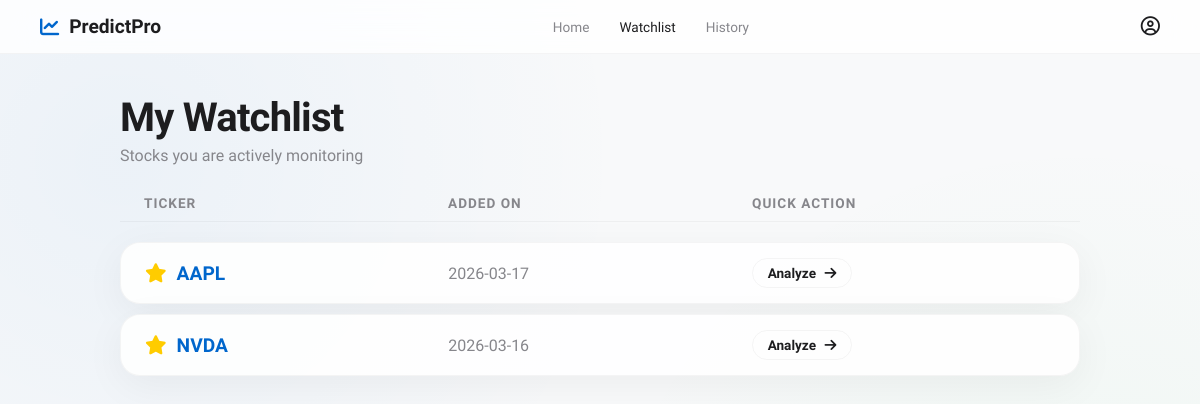
Screenshot of /watchlist with the database file from the repository.
### database.py (models this page shows)
class BaseModel(Model):
    class Meta:
        database = db

class WatchlistItem(BaseModel):
    ticker = CharField(unique=True)
    added_at = DateTimeField(default=datetime.now)

### app.py (the view)
@app.route('/watchlist')
def watchlist():
    db.connect(reuse_if_open=True)
    items = WatchlistItem.select().order_by(WatchlistItem.added_at.desc())
    watchlist_data = [{"ticker": item.ticker, "added": item.added_at.strftime('%Y-%m-%d')} for item in items]
    db.close()
    return render_template('watchlist.html', items=watchlist_data)

### templates/watchlist.html (shortened to what this page needs)
<!DOCTYPE html>
<html lang="en">
<head>
    <link rel="stylesheet" href="{{ url_for('static', filename='style.css') }}">
    <link rel="stylesheet" href="https://cdnjs.cloudflare.com/ajax/libs/font-awesome/6.4.0/css/all.min.css">
</head>
<body>
    <nav class="navbar">
        <div class="nav-logo" style="color: var(--accent-blue); display: flex; align-items: center; gap: 10px;">
            <i class="fa-solid fa-chart-line"></i>
            <span style="font-weight: 700; font-size: 1.2rem; color: var(--text-primary);">PredictPro</span>
        </div>
        <div class="nav-links">
            <a href="/">Home</a>
            <a href="/watchlist" class="active">Watchlist</a>
            <a href="/history">History</a>
        </div>
        <div class="nav-profile"><i class="fa-regular fa-user-circle"></i></div>
    </nav>
    <main class="page-container fade-in">
        <h1 class="page-title">My Watchlist</h1>
        <p class="page-subtitle">Stocks you are actively monitoring</p>
        {% if items %}
            <div class="grid-table">
                <div class="grid-header">
                    <div>Ticker</div>
                    <div>Added On</div>
                    <div>Quick Action</div>
                </div>
                {% for item in items %}
                    <div class="grid-row glass-widget">
                        <div style="font-weight: 700; font-size: 1.2rem; color: var(--accent-blue);">
                            <i class="fa-solid fa-star" style="color: #ffcc00; margin-right: 10px;"></i>{{ item.ticker }}
                        </div>
                        <div style="color: var(--text-secondary);">{{ item.added }}</div>
                        <div>
                            <a href="/?ticker={{ item.ticker }}" style="text-decoration: none;">
                                <button class="secondary-btn" style="padding: 6px 15px; font-size: 0.85rem;">
                                    Analyze <i class="fa-solid fa-arrow-right" style="margin-left: 5px;"></i>
                                </button>
                            </a>
                        </div>
                    </div>
                {% endfor %}
            </div>
        {% endif %}
    </main>
</body>
</html>

### static/style.css (style rules this page uses)
:root { --bg-main: #f8f9fa; --text-primary: #1d1d1f; --text-secondary: #86868b; --accent-blue: #0066cc; --accent-hover: #0077ed; --card-bg: rgba(255, 255, 255, 0.85); --card-border: rgba(0, 0, 0, 0.04); --card-shadow: 0 10px 40px rgba(0, 0, 0, 0.05); --success: #34c759; --success-bg: rgba(52, 199, 89, 0.1); --danger: #ff3b30; --danger-bg: rgba(255, 59, 48, 0.1); --warning: #ffcc00; }
* { box-sizing: border-box; margin: 0; padding: 0; }
body { background-color: var(--bg-main); color: var(--text-primary); font-family: 'SF Pro Display', 'Inter', -apple-system, BlinkMacSystemFont, sans-serif; min-height: 100vh; display: flex; flex-direction: column; overflow-x: hidden; background-image: radial-gradient(circle at 10% 20%, rgba(0, 102, 204, 0.05) 0%, transparent 40%), radial-gradient(circle at 90% 80%, rgba(52, 199, 89, 0.05) 0%, transparent 40%); }
.navbar { display: flex; justify-content: space-between; align-items: center; padding: 15px 40px; background: rgba(255, 255, 255, 0.8); backdrop-filter: saturate(180%) blur(20px); -webkit-backdrop-filter: blur(20px); border-bottom: 1px solid var(--card-border); position: sticky; top: 0; z-index: 100; }
.nav-links { display: flex; gap: 30px; }
.nav-links a { text-decoration: none; color: var(--text-secondary); font-size: 0.85rem; font-weight: 500; transition: color 0.2s; }
.nav-links a:hover, .nav-links a.active { color: var(--text-primary); }
.nav-logo, .nav-profile { font-size: 1.2rem; color: var(--text-primary); cursor: pointer; }
.glass-widget { background: var(--card-bg); backdrop-filter: blur(20px); -webkit-backdrop-filter: blur(20px); border: 1px solid var(--card-border); border-radius: 20px; box-shadow: var(--card-shadow); padding: 24px; }
.fade-in { animation: slideUp 0.6s cubic-bezier(0.16, 1, 0.3, 1) forwards; }
.page-container { max-width: 1000px; margin: 40px auto; padding: 0 20px; width: 100%; flex: 1; }
.page-title { font-size: 2.5rem; letter-spacing: -0.02em; margin-bottom: 5px; }
.page-subtitle { color: var(--text-secondary); margin-bottom: 30px; }
.grid-table { display: flex; flex-direction: column; gap: 10px; width: 100%; }
.grid-header { display: grid; grid-template-columns: 1fr 1fr 1fr; padding: 0 24px 10px 24px; color: var(--text-secondary); font-size: 0.85rem; font-weight: 600; text-transform: uppercase; letter-spacing: 1px; border-bottom: 1px solid var(--card-border); margin-bottom: 10px; }
.grid-row { display: grid; grid-template-columns: 1fr 1fr 1fr; align-items: center; padding: 15px 24px; transition: transform 0.2s; }
.secondary-btn { background: transparent; border: 1px solid var(--card-border); color: var(--text-primary); padding: 8px 16px; border-radius: 20px; font-size: 0.9rem; font-weight: 600; font-family: inherit; cursor: pointer; transition: all 0.2s; }

### rows the page displays
WatchlistItem: ticker "AAPL", added "2026-03-17"
WatchlistItem: ticker "NVDA", added "2026-03-16"
